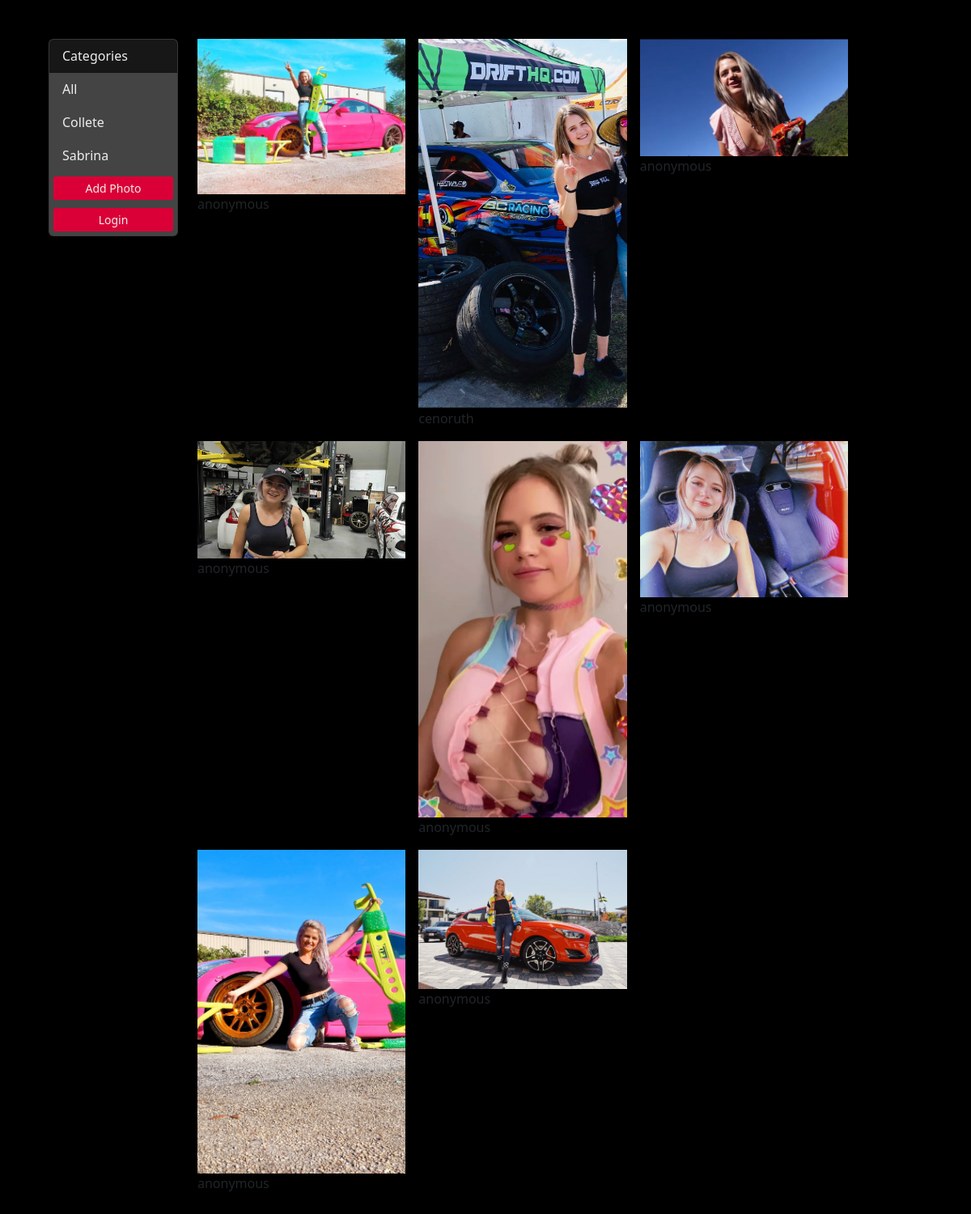
/?category=Collete, run on the app's committed database.
### photos/models.py (models this page shows, shortened)
class Category(models.Model):
    name = models.CharField(max_length=100, null=False, blank=False)

class Photo(models.Model):
    submitter = models.TextField(default='anonymous')
    category = models.ForeignKey(Category, on_delete=models.SET_NULL, null=True, blank=True)
    image = models.ImageField(null=False, blank=False)
    uploaded_time = models.DateTimeField(auto_now=True)

### photos/views.py (the view)
# urls.py: path('', views.gallery, name='gallery'),
def gallery(request):
    category = request.GET.get('category')
    page = request.GET.get('page', 1)
    if category == None:
        photos = Photo.objects.all()
    else:
        photos = Photo.objects.filter(category__name=category)
    paginator = Paginator(photos, 20)
    try:
        photos_page = paginator.page(page)
    except PageNotAnInteger:
        photos_page = paginator.page(1)
    except EmptyPage:
        photos_page = paginator.page(paginator.num_pages)
    categories = Category.objects.all()
    context = {'categories': categories, 'photos': photos_page}
    return render(request, 'photos/gallery.html', context)

### photos/templates/photos/gallery.html (shortened to what this page needs)
<!DOCTYPE html>
<html lang="en">
<head>
    <link href="https://cdn.jsdelivr.net/npm/bootstrap@5.3.0-alpha1/dist/css/bootstrap.min.css" rel="stylesheet">
    <link rel="stylesheet" href="https://cdnjs.cloudflare.com/ajax/libs/lightbox2/2.11.3/css/lightbox.css" />
</head>
<body class="m-5">
    <div class="container">
        <div class="row">
            <div class="col-md-2">
                <div class="card">
                    <div class="card-header">
                      Categories
                    </div>
                    <ul class="list-group list-group-flush">
                        <li class="list-group-item">
                            <a href="{% url 'gallery' %}">All</a>
                        </li>
                        {% for category in categories %}
                        <li class="list-group-item">
                            <a href="{% url 'gallery' %}?category={{category.name}}">{{category.name}}</li></a>
                        {% endfor %}
                        <a href="{% url 'add' %}" class="gallery-btn btn btn-secondary btn-block btn-sm m-1">Add Photo</a>
                        {% if request.user.is_authenticated %}
                        <a href="{% url 'logout' %}" class="gallery-btn btn btn-secondary btn-block btn-sm m-1">Logout</a>
                        {% else %}
                        <a href="{% url 'login' %}" class="gallery-btn btn btn-secondary btn-block btn-sm m-1">Login</a>
                        {% endif %}
                    </ul>
                </div>
            </div>
            <div class="col-md-9">
                <div class="row g-3 infinite-container" data-masonry='{"percentPosition": true }'>
                    {% for photo in photos reversed %}
                    <div class="col-md-4 infinite-item">
                        <div>
                                <a href="{{photo.image.url}}" data-lightbox="{{photo.image}}" data-title="{{photo.submitter}}"><img src="{{photo.image.url}}" class="card-img" alt="..."></a>
                            <div class="card-body">{{photo.submitter}}</div>
                        </div>
                    </div>
                    {% endfor %}
                </div>
            </div>
        </div>
    </div>
</body>
</html>

### photos/templates/photos/gallery.html (style rules this page uses)
body { background-color: black; }
.list-group-item { background-color: #444444; border-color: #444444; }
.list-group-item a { text-decoration: none; color: #EDEDED; }
.card { background-color: #444444; color: #EDEDED; }
.card-header { background-color: #171717; color: #EDEDED; }
.gallery-btn { background-color: #DA0037; color: #EDEDED; border-color: #444444; }

### data on the page
Category: name "Collete"
Category: name "Sabrina"
Photo: image (picture), submitter "anonymous"
Photo: image (picture), submitter "cenoruth"
Photo: image (picture), submitter "anonymous"
Photo: image (picture), submitter "anonymous"
Photo: image (picture), submitter "anonymous"
Photo: image (picture), submitter "anonymous"
Photo: image (picture), submitter "anonymous"
Photo: image (picture), submitter "anonymous"
